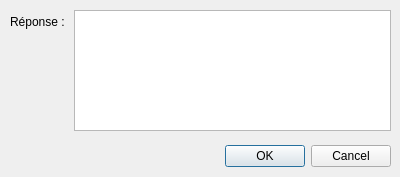
<?xml version="1.0" encoding="UTF-8"?>
<ui version="4.0">
 <class>NewReponseWindow</class>
 <widget class="QDialog" name="NewReponseWindow">
  <property name="geometry">
   <rect>
    <x>0</x>
    <y>0</y>
    <width>400</width>
    <height>177</height>
   </rect>
  </property>
  <property name="windowTitle">
   <string>Dialog</string>
  </property>
  <widget class="QDialogButtonBox" name="buttonBox">
   <property name="geometry">
    <rect>
     <x>50</x>
     <y>140</y>
     <width>341</width>
     <height>32</height>
    </rect>
   </property>
   <property name="orientation">
    <enum>Qt::Horizontal</enum>
   </property>
   <property name="standardButtons">
    <set>QDialogButtonBox::Cancel|QDialogButtonBox::Ok</set>
   </property>
  </widget>
  <widget class="QWidget" name="">
   <property name="geometry">
    <rect>
     <x>10</x>
     <y>10</y>
     <width>381</width>
     <height>121</height>
    </rect>
   </property>
   <layout class="QFormLayout" name="formLayout">
    <item row="0" column="0">
     <widget class="QLabel" name="label">
      <property name="text">
       <string>Réponse : </string>
      </property>
     </widget>
    </item>
    <item row="0" column="1">
     <widget class="QTextEdit" name="textEdit"/>
    </item>
   </layout>
  </widget>
 </widget>
 <resources/>
 <connections>
  <connection>
   <sender>buttonBox</sender>
   <signal>accepted()</signal>
   <receiver>NewReponseWindow</receiver>
   <slot>accept()</slot>
   <hints>
    <hint type="sourcelabel">
     <x>248</x>
     <y>254</y>
    </hint>
    <hint type="destinationlabel">
     <x>157</x>
     <y>274</y>
    </hint>
   </hints>
  </connection>
  <connection>
   <sender>buttonBox</sender>
   <signal>rejected()</signal>
   <receiver>NewReponseWindow</receiver>
   <slot>reject()</slot>
   <hints>
    <hint type="sourcelabel">
     <x>316</x>
     <y>260</y>
    </hint>
    <hint type="destinationlabel">
     <x>286</x>
     <y>274</y>
    </hint>
   </hints>
  </connection>
 </connections>
</ui>
